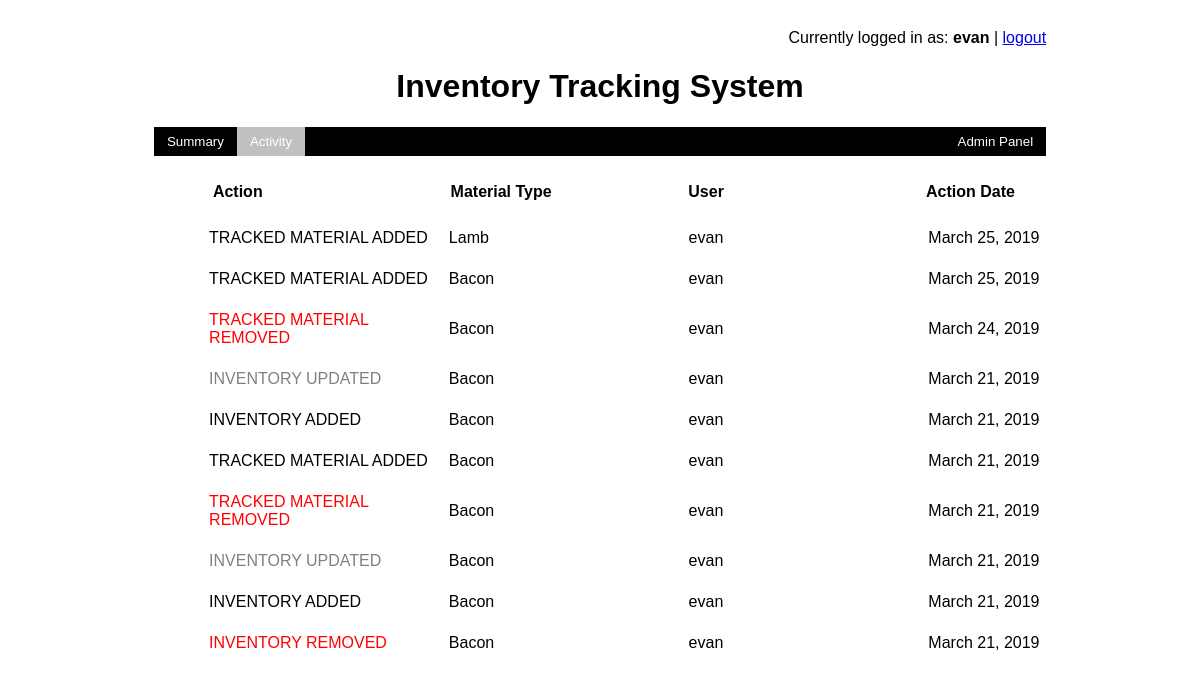
Page /is/activity (signed in) on the earlier database version.
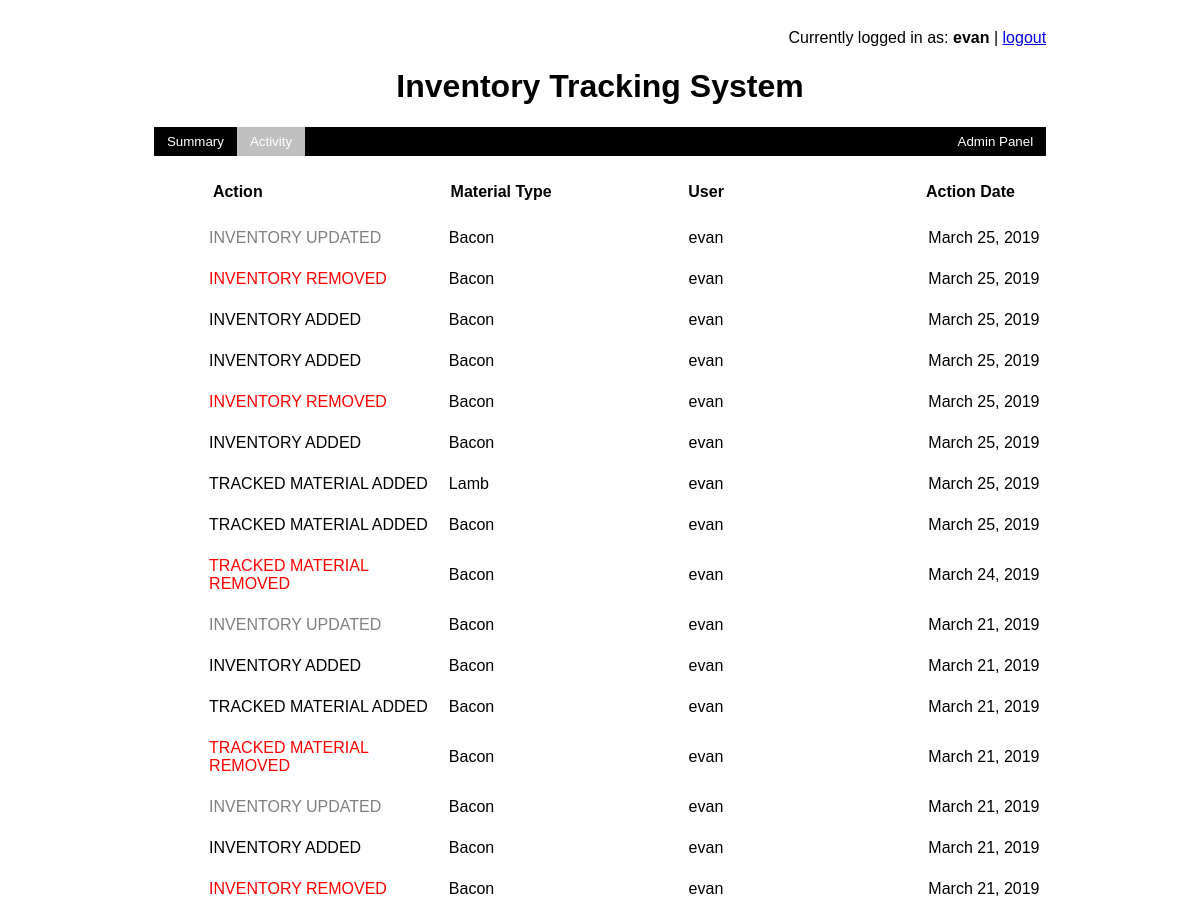
Same page on the later database version.
### InventorySystem/models.py (models this page shows, shortened)
class Activity(models.Model):
    id = models.AutoField(primary_key=True)
    current_date = models.DateField()
    user = models.ForeignKey(User, null=True, on_delete=models.CASCADE)
    material_type = models.CharField(max_length=50)
    action = models.CharField(max_length=50)

### InventorySystem/views.py (the view)
# urls.py: path('activity', activity_summary),
def activity_summary(request):
    return render(request, 'activity_page.html', {'activities':Activity.objects.all().order_by("-id")})

### templates/activity_page.html (shortened to what this page needs)
<!DOCTYPE html>
<html lang="en">
<head>
</head>
<body>
{% block content %}
    {% if user.is_authenticated %}
        <div class = "sticky">
            <div class = log-out>
                <p>Currently logged in as:
                    <b>
                        {{ request.user.username }}
                    </b>
                    |
                    <a href="/accounts/login/">logout</a>
                </p>
             </div>
            <h1>Inventory Tracking System</h1>
            <ul>
              <li><a href="material">Summary</a></li>
              <li><a class="active" href="activity">Activity</a></li>
              <li style="float:right"><a href="/admin">Admin Panel</a></li>
            </ul>
            <br/>
            <div class="material-span">
                    <div class="material-card">
                        <table>
                             <tr>
                                <th>Action</th>
                                <th>Material Type</th>
                                <th>User</th>
                                <th>Action Date</th>
                            </tr>
                        </table>
                    </div>
            </div>
        </div>
        {% for activity in activities %}
            <div class="material-span">
                <div class="material-card">
                    <table>
                        <tr>
                            {% if activity.action == "TRACKED MATERIAL REMOVED" or activity.action == "INVENTORY REMOVED"  %}
                                <td><font color="red">{{activity.action}}</font></td>
                            {% elif activity.action == "TRACKED MATERIAL ADDED" or activity.action == "INVENTORY ADDED"  %}
                                <td><font color="black">{{activity.action}}</font></td>
                            {% else %}
                                <td><font color="gray">{{activity.action}}</font></td>
                            {% endif %}
                            <td>{{activity.material_type}}</td>
                            <td>{{activity.user}}</td>
                            <td>{{activity.current_date}}</td>
                        </tr>
                    </table>
                </div>
            </div>
        {% endfor %}
    {% endif %}
{% endblock %}
</body>
</html>

### templates/activity_page.html (style rules this page uses)
body { font-family: "Lucida Sans Unicode", "Lucida Grande", sans-serif; }
h1 { text-align: center; }
div.sticky { position: -webkit-sticky; position: sticky; top: 0; padding: 5px; background-color: white; }
td, th { text-align: left; padding: 4px; width: 25%; }
table { font-family: arial, sans-serif; border-collapse: collapse; width: 100%; table-layout: fixed ; }
.log-out { text-align: right; margin-right: 12%; }
.material-card { display: flex; flex-direction: row; justify-content: space-between; width: 90%; margin-left: 50px; }
.material-span { margin-bottom: 5px; padding: 5px; border-radius: 10px; width: 90%; align-self: center; margin-left: 12%; margin-right: 12%; }
ul { list-style-type: none; margin: 0; padding: 0; overflow: hidden; background-color: black; margin-left: 12%; margin-right: 12%; }
li { float: left; }
li a { display: block; color: white; text-align: center; padding: 7px 13px; text-decoration: none; font-size: smaller; }
.active { background-color: silver; }

Differences in the rows shown:
added Activity: action "INVENTORY UPDATED", material_type "Bacon", user "evan", current_date "March 25, 2019"
added Activity: action "INVENTORY REMOVED", material_type "Bacon", user "evan", current_date "March 25, 2019"
added Activity: action "INVENTORY ADDED", material_type "Bacon", user "evan", current_date "March 25, 2019"
added Activity: action "INVENTORY ADDED", material_type "Bacon", user "evan", current_date "March 25, 2019"
added Activity: action "INVENTORY REMOVED", material_type "Bacon", user "evan", current_date "March 25, 2019"
added Activity: action "INVENTORY ADDED", material_type "Bacon", user "evan", current_date "March 25, 2019"
